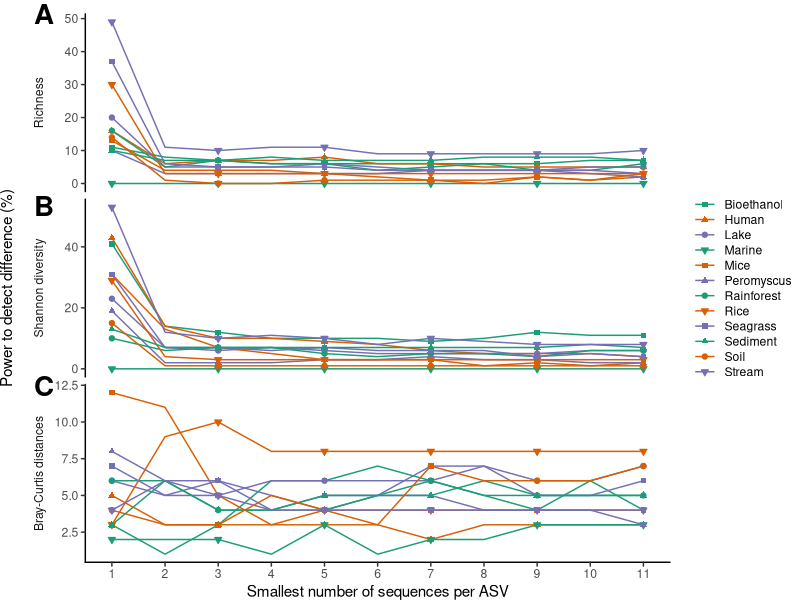
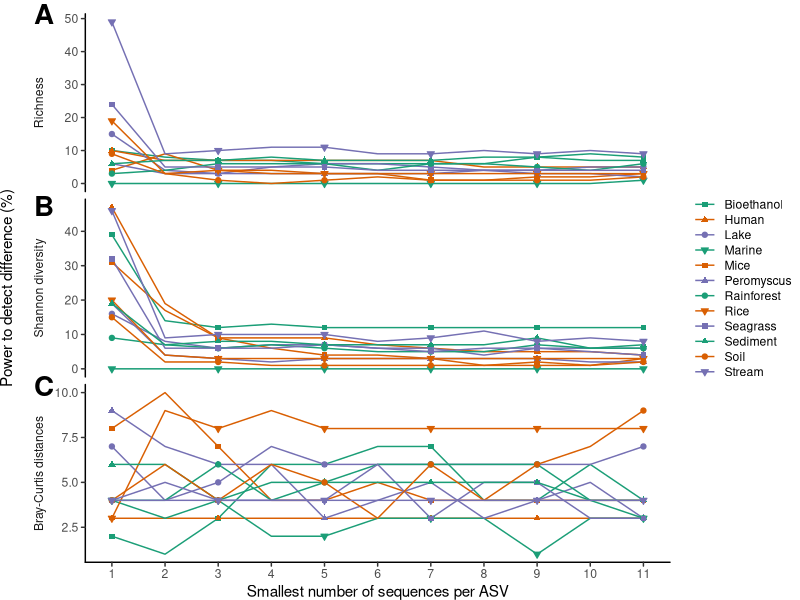

The R script that drew these images, in order:
library(tidyverse)
library(cowplot)

studies <- c("bioethanol", "human", "lake", "marine", "mice", "peromyscus",
							"rainforest", "rice", "seagrass", "sediment", "soil",
							"stream")

nice_studies <- studies %>% stringr::str_to_title()


b_alpha <- read_tsv(
		"data/process/bffect_alpha_analysis.tsv",
		col_types = cols(.default=col_double(),
					dataset=col_character(), method=col_character(), metric=col_character()
				)
	) %>%
	filter(metric != "invsimpson") %>%
	pivot_wider(names_from=metric, values_from=frac_sig)

b_beta <- read_tsv(
		"data/process/bffect_beta_analysis.tsv",
		col_types = cols(.default=col_double(),
					dataset=col_character(), clustering=col_character()
				)
	) %>%
	rename(braycurtis=frac_sig, method = clustering)

cov_data <- inner_join(b_alpha, b_beta, by=c("dataset", "method", "prune")) %>%
  pivot_longer(
    cols=c(shannon, sobs, braycurtis),
    names_to="metric",
    values_to="percent_sig"
  ) %>%
  rename(min_class = prune) %>%
  mutate(percent_sig = 100 * percent_sig)


plot_data <- function(subset_method, subset_string) {

  subset_data <- cov_data %>%
    filter(method == subset_method) %>%
    mutate(metric = factor(
      metric,
      levels=c("sobs", "shannon", "braycurtis"),
      labels=c(paste0("Richness"),
          paste0("Shannon diversity"),
          paste0("Bray-Curtis distances")
        )
      )
    ) %>%
    mutate(dataset = factor(dataset, levels=studies, labels=nice_studies))


  subset_data_points <- subset_data %>%
      filter(min_class %in% c(1, 3, 5, 7, 9, 11))

  figure <- ggplot(
        data=subset_data,
        aes(x=min_class, y=percent_sig, group=dataset, color=dataset)
      ) +
      geom_line() +
      geom_point(
        data=subset_data_points,
        mapping=aes(x=min_class, y=percent_sig, color=dataset, shape=dataset, fill=dataset)
      ) +
      facet_wrap(facet="metric", ncol=1, strip.position = "left", scales="free_y") +
      scale_x_continuous(breaks=1:11) +
      scale_color_manual(name=NULL,
        values = rep(c('#1b9e77','#d95f02','#7570b3'), 4)
      ) +
      scale_fill_manual(name=NULL,
        values = rep(c('#1b9e77','#d95f02','#7570b3'), 4)
      ) +
      scale_shape_manual(name=NULL,
        values = rep(c(15, 17, 19, 25), 3)
      ) +
      labs(
        x="Smallest number of sequences per ASV",
        y="Power to detect difference (%)"
      ) +
      theme_classic() +
      theme(
        strip.placement="outside",
        strip.background=element_rect(color=NA),
        legend.key.height=unit(11, "pt"),
  			line=element_line(lineend="round"),
  			plot.margin=margin(t=10, l=0, r=0, b=0),
        axis.title.y = element_text(margin = margin(r=8))
      )

  ggdraw(figure) +
  	draw_plot_label(
  		label=c("C", "B", "A"),
  		x=c(0.03, 0.03, 0.03),
  		y=c(0.39, 0.69, 1.01),
  		size = 20,
  		fontface="bold"
  	)

  ggsave(
    paste0(
  		"results/figures/",
  		tolower(subset_string),
  		"_power.tiff"
  	),
    width=6.87,
    height=6,
    compression = "lzw"
  )
}

plot_data("pc", "ASV")
plot_data("otu", "OTU")
